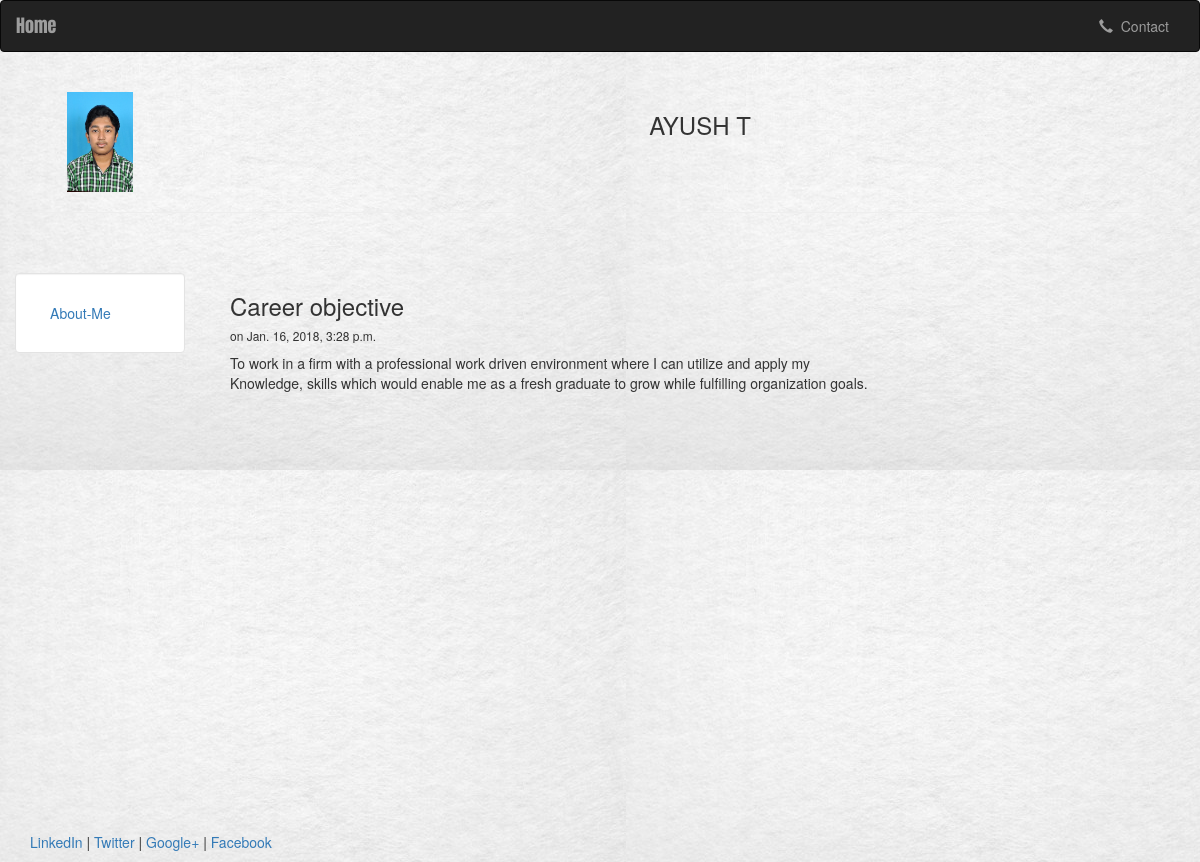
The page /blog/1 on the database its author committed.
### blog/models.py (models this page shows, shortened)
class Post(models.Model):
    title =models.CharField(max_length=140)
    body =models.TextField()
    date =models.DateTimeField()

### blog/templates/blog/post.html
{% extends "personal/header.html" %}
{% block content %}
<h3>{{post.title}}</h3>
<h6>on {{post.date}}</h6>
{{post.body|safe|linebreaks}}
{% endblock %}

### personal/static/personal/style.css (style rules this page uses)
body { background : white url("images/background.jpg"); }

### personal/templates/personal/header.html (style rules this page uses)
html, body { height:100% }

### rows shown on the page
Post: title "Career objective", date "Jan. 16, 2018, 3:28 p.m.", body "To work in a firm with a professional work driven environment where I can utilize and apply my Knowledge, skills which would enable me as a fresh graduate to grow while fulfilling organization goals."
